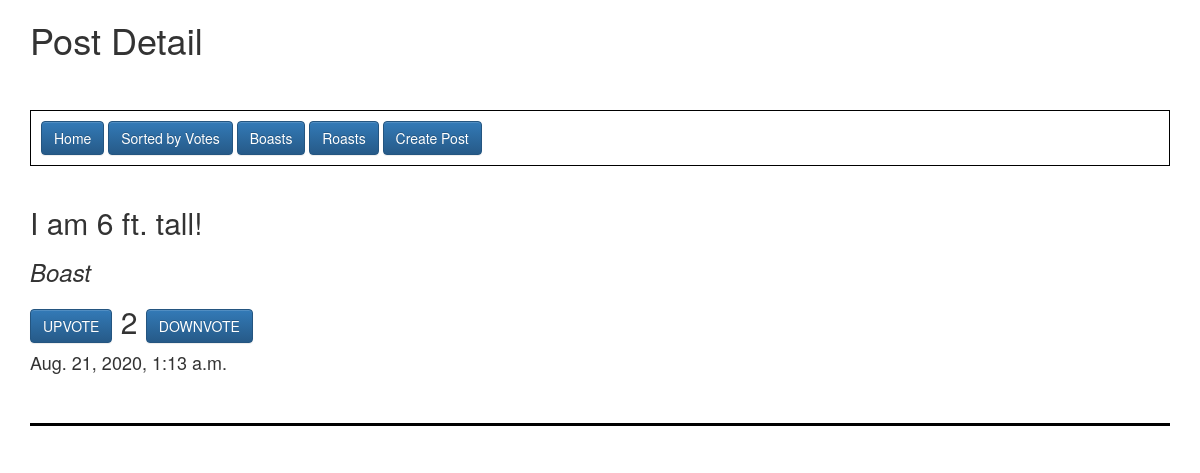
/post/1, run on the app's committed database.
### homepage/models.py (models this page shows, shortened)
class BoastsRoasts(models.Model):
    boasts = models.BooleanField(default=True)
    post_text = models.CharField(max_length=240)
    up_votes = models.IntegerField(default=0)
    down_votes = models.IntegerField(default=0)
    submission_time = models.DateTimeField(default=timezone.now)

### homepage/views.py (the view)
# urls.py: path('post/<int:post_id>', post_detail, name="postdetail"),
def post_detail(request, post_id):
    my_post = BoastsRoasts.objects.filter(id=post_id).first()
    return render(request, "post_detail.html", {"post": my_post})

### templates/post_detail.html (shortened to what this page needs)
<link rel="stylesheet" href="https://maxcdn.bootstrapcdn.com/bootstrap/3.3.7/css/bootstrap.min.css">
<link rel="stylesheet" href="https://maxcdn.bootstrapcdn.com/bootstrap/3.3.7/css/bootstrap-theme.min.css">
<div class="container">
    <h1>Post Detail</h1>
    <br>
    <br>
    <div align="left" style="border: 1px solid #000; padding:10px;">
        <a href="/" class="btn btn-primary">Home</a>&nbsp;<a href="/sortedposts/" class="btn btn-primary">Sorted by Votes</a>&nbsp;<a href="/boasts/" class="btn btn-primary">Boasts</a>&nbsp;<a href="/roasts/" class="btn btn-primary">Roasts</a>&nbsp;<a href="/addpost/" class="btn btn-primary">Create Post</a>
    </div>
    <br>
    <h2>
        {{ post.post_text }}
    </h2>
    {% if post.boasts %}
        <h3><em>Boast</em></h3>
    {% endif %}
    <h2>
        <a href="/upvote/{{ post.id }}" class="btn btn-primary">UPVOTE</a>&nbsp;{{ post.up_votes|add:post.down_votes}}&nbsp;<a href="/downvote/{{ post.id }}" class="btn btn-primary">DOWNVOTE</a>
    </h2>
    <h4>
        {{ post.submission_time }}
    </h4>
    <br>
    <hr style="border-top: 3px solid #000;">
</div>

### data on the page
BoastsRoasts: post_text "I am 6 ft. tall!", up_votes|add "2", submission_time "Aug. 21, 2020, 1:13 a.m."
